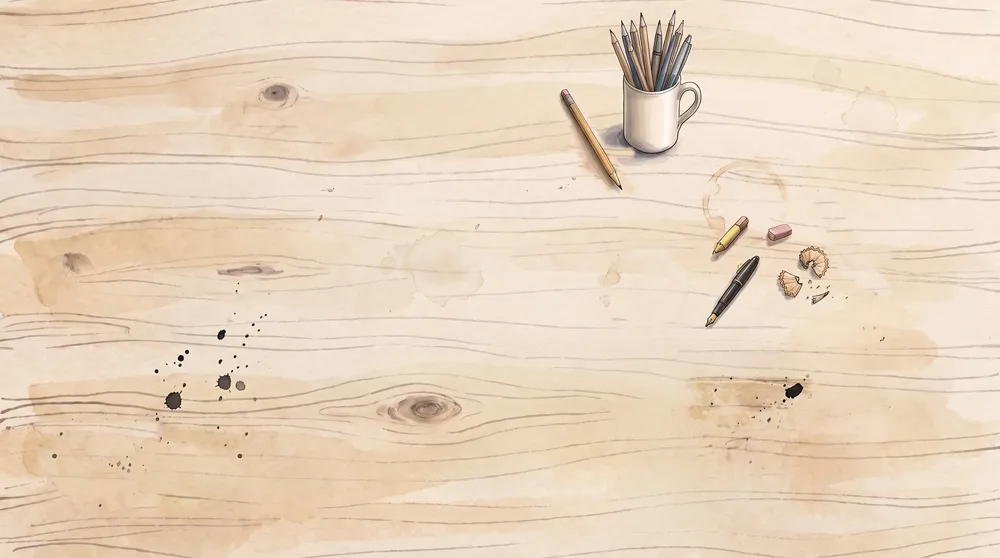
#> input picture assets/lw/desk4-scene-a.webp, 1000 x 558 px, shrunk from 2752 x 1536 before the run
$ python -i _designlab_desk4_book.py   (imports and definitions only)
#> lines starting #> are read from the running program, lines starting #| are printed output that depends on the picture; after the words box and inside, x2 and y2 are one past the last pixel; in counts of white or black regions, pixels touching at a corner belong together
"""Desk v4 notebook plate: an open notebook drawn at a gentle desk angle in
the scene's style, pages blank (live HTML text gets homography-mapped onto
them), no tabs (tabs stay live HTML). Generated on plain cream paper, then
flood-fill cut to a transparent plate like the other desk objects.
Writes design-lab/assets/lw/desk4-book-{a,b}.png (raw) and -cut.png.
"""
import os, io, time
import numpy as np
from google import genai
from google.genai import types
from PIL import Image
from scipy import ndimage

ROOT = os.path.dirname(os.path.dirname(os.path.abspath(__file__)))
OUT = os.path.join(ROOT, "design-lab", "assets", "lw")
SCENE = os.path.join(OUT, "desk4-scene-a.png")
MOCK = r"C:\Users\tshau\Downloads\Gemini_Generated_Image_iaw6cbiaw6cbiaw6.jpg"

# [1 line that did not run here, left out]
IMG_MODEL = "gemini-3-pro-image-preview"

PROMPT = (
    "In exactly the style of the attached reference images (hand-drawn pen-and-ink with soft "
    "watercolour wash, warm muted colours), draw ONE object on a plain warm cream paper "
    "background: an open A5 hardback notebook seen from a seated three-quarter view, as if "
    "lying on a desk in front of the viewer, rotated three or four degrees anticlockwise, with "
    "GENTLE perspective — only slightly foreshortened, the spread still close to rectangular. "
    "Thick cream pages, soft curvature where they rise over the spine, a stack of page edges "
    "visible along the bottom and right fore-edge, dark cloth cover just visible at the rim, an "
    "elastic strap hanging off the lower cover, and a soft watercolour shadow beneath it on the "
    "paper. Both pages COMPLETELY BLANK cream paper — no ruled lines, no text, no tabs, no "
    "bookmarks, no pen. The notebook fills most of the frame. ABSOLUTELY NO text or letters."
)

def extract(r):
    for c in (r.candidates or []):
        for p in (getattr(getattr(c, "content", None), "parts", None) or []):
            d = getattr(p, "inline_data", None)
            if d and getattr(d, "data", None):
                return d.data
    return None

def cut(src_path, out_path, thr=30.0, band=6):
#> called with src_path = '../assets/lw/desk4-scene-a.webp', out_path = 'out.png', thr = 30, band = 6
    im = Image.open(src_path).convert("RGB")
#> im is the input picture: PIL image 1000x558 RGB; mean R, G, B 233.4, 213, 190.4
    w, h = im.size
#> w = 1000; h = 558
    cx, cy = int(w * .03), int(h * .03)
#> cx = 30; cy = 16
    im = im.crop((cx, cy, w - cx, h - cy))
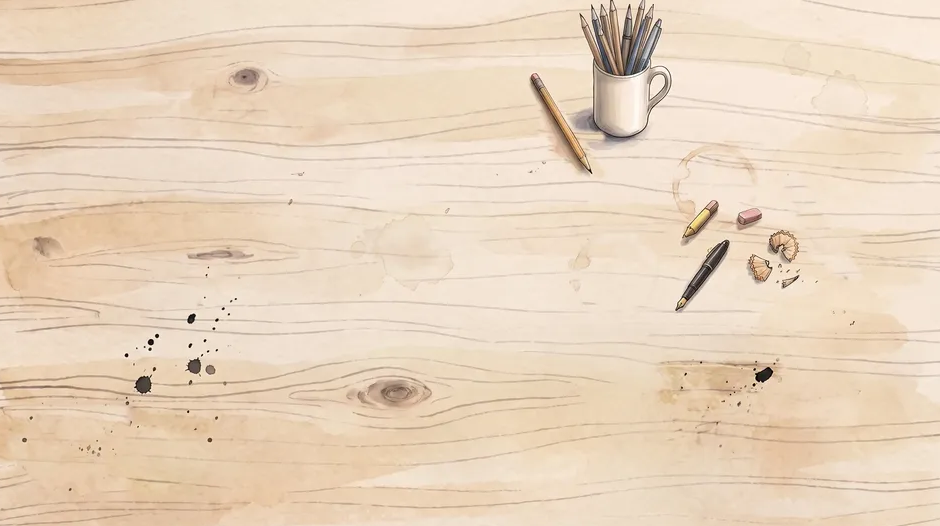
#> im: PIL image 940x526 RGB; mean R, G, B 233, 212.6, 189.7
    a = np.asarray(im).astype(np.float32)
    H, W = a.shape[:2]
#> H = 526; W = 940
    ring = np.concatenate([a[:12].reshape(-1,3), a[-12:].reshape(-1,3),
                           a[:, :12].reshape(-1,3), a[:, -12:].reshape(-1,3)])
    paper = np.median(ring, axis=0)
#> paper = [238, 219, 198]
    dist = np.sqrt(((a - paper) ** 2).sum(axis=2))
    lab, n = ndimage.label(dist < thr)
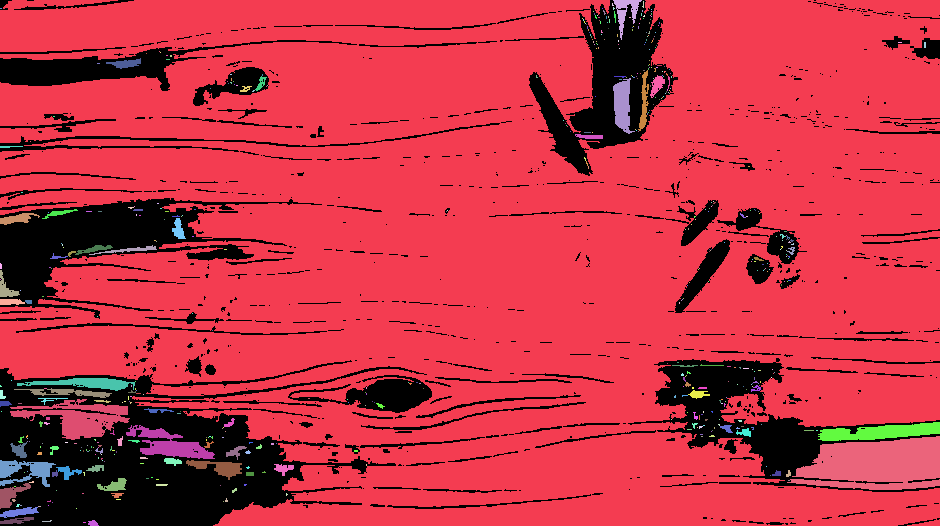
#> lab: shape (526, 940) int32; 534 distinct labels, from 0 to 533; one colour per label, 0 black
#> n = 533
    border = np.unique(np.concatenate([lab[0], lab[-1], lab[:,0], lab[:,-1]]))
#> border = 20 values from 0 to 532
    mask = ~np.isin(lab, border[border != 0])
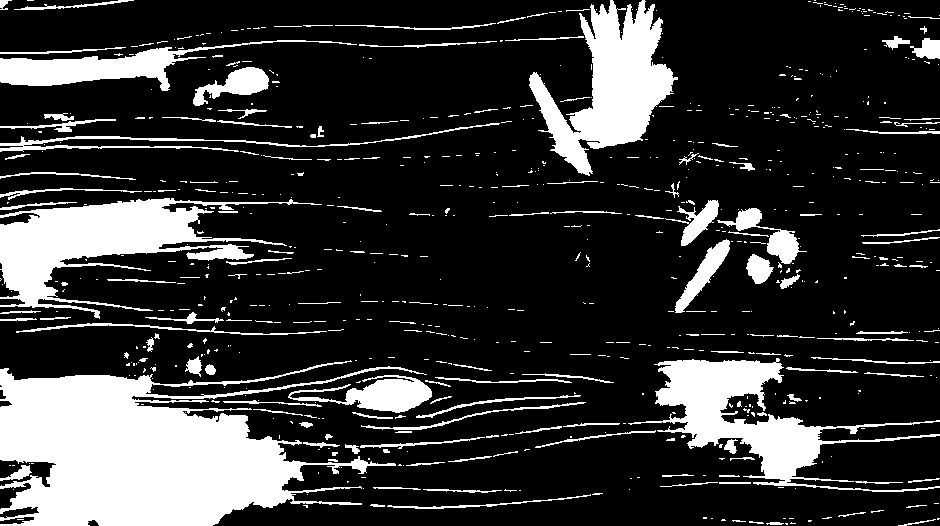
#> mask: shape (526, 940) bool; 20.8% white; 735 white regions (568 under 20 px), largest, box (x1, y1, x2, y2) and area: (0, 360, 427, 526) 36226, (0, 198, 322, 319) 13340, (529, 0, 678, 176) 11593
    lab2, n2 = ndimage.label(mask)
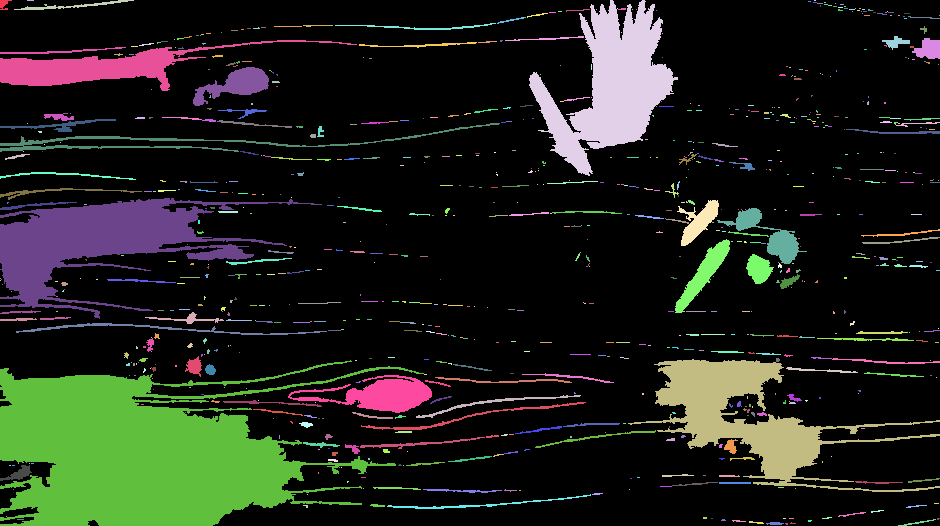
#> lab2: shape (526, 940) int32; 840 distinct labels, from 0 to 839; one colour per label, 0 black
#> n2 = 839
    sizes = ndimage.sum(mask, lab2, range(1, n2+1))
#> sizes = 839 values, max 36216 at index 663, min 1 at index 9, mean 122.8
    keep = np.zeros(n2+1, bool); keep[1:] = sizes >= 200
    mask = keep[lab2]
#> mask: shape (526, 940) bool; 18.6% white; 29 white regions, largest, box (x1, y1, x2, y2) and area: (0, 360, 424, 526) 36216, (0, 198, 322, 319) 13330, (529, 0, 678, 176) 11576
    interior = ndimage.binary_erosion(mask, iterations=band)
#> interior: shape (526, 940) bool; 10.6% white; 18 white regions (3 under 20 px), largest, box (x1, y1, x2, y2) and area: (6, 378, 295, 520) 27538, (6, 205, 190, 301) 7668, (576, 16, 669, 141) 6150
    soft = np.clip(dist / thr, 0, 1)
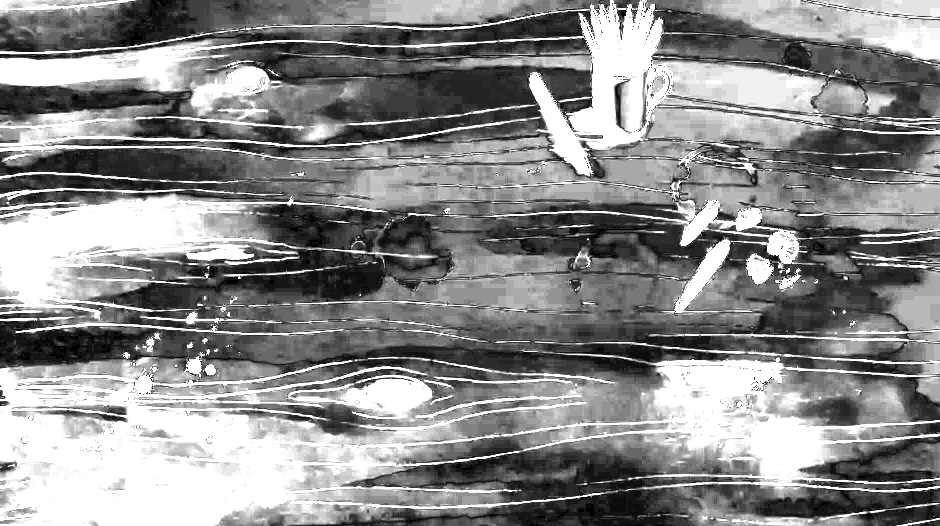
#> soft: shape (526, 940) float32; min 0, max 1, mean 0.545
    alpha = np.where(interior, 1.0, np.where(mask, soft*(3-2*soft), 0.0))
    alpha = ndimage.gaussian_filter(alpha, 1.0) * mask
    a8 = (np.clip(alpha,0,1)*255).astype(np.uint8)
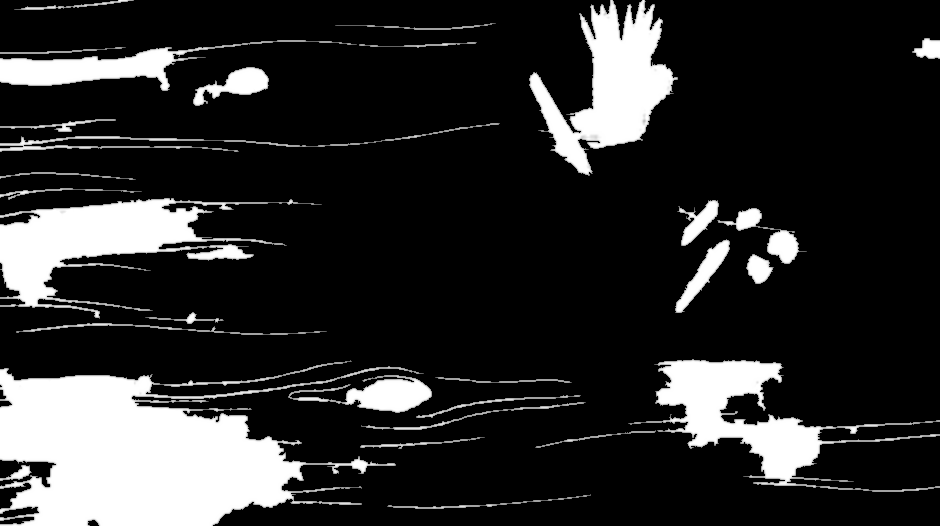
#> a8: shape (526, 940); min 0, max 255, mean 44.1
    ys, xs = np.where(a8 > 8)
    p = 8
    y0,y1,x0,x1 = max(ys.min()-p,0), min(ys.max()+p,H), max(xs.min()-p,0), min(xs.max()+p,W)
#> y0 = 0; y1 = 526; x0 = 0; x1 = 940
    rgba = np.dstack([a.astype(np.uint8), a8])[y0:y1, x0:x1]
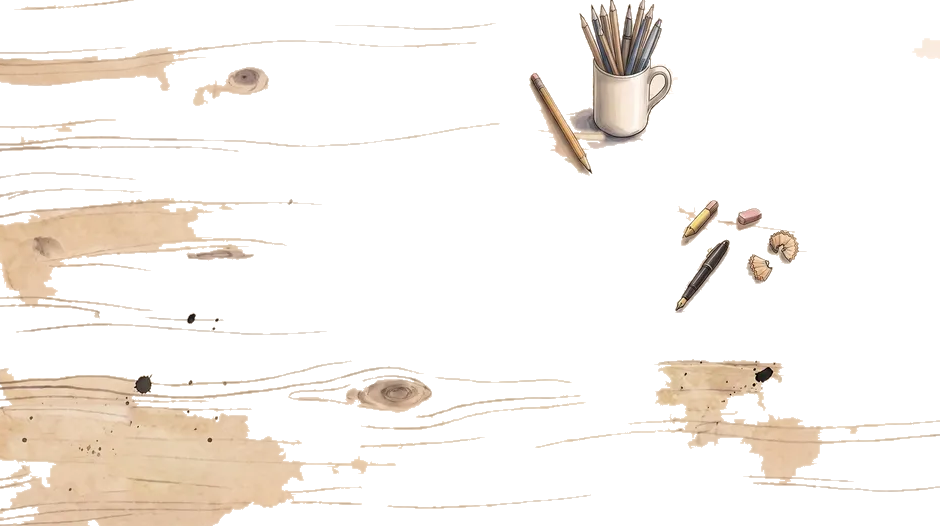
#> rgba: shape (526, 940, 4); mean R, G, B, A 233, 212.6, 189.7, 44.1; transparent parts drawn white
    Image.fromarray(rgba, "RGBA").save(out_path)
    return rgba.shape[1], rgba.shape[0]

# [28 lines not run here, left out]

>>> result = cut('../assets/lw/desk4-scene-a.webp', 'out.png')
#> result = (940, 526)
